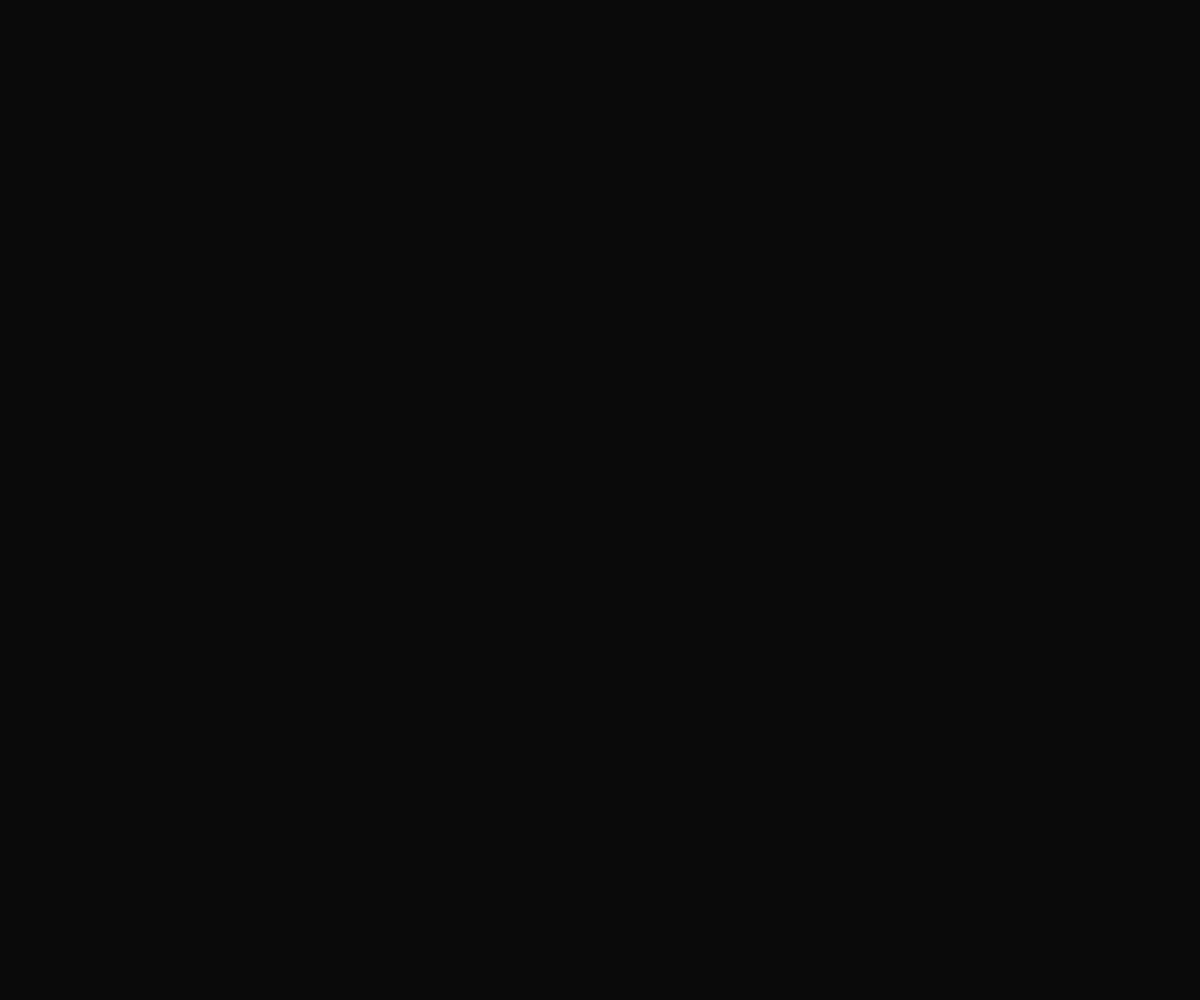
Frame 1 (no input)
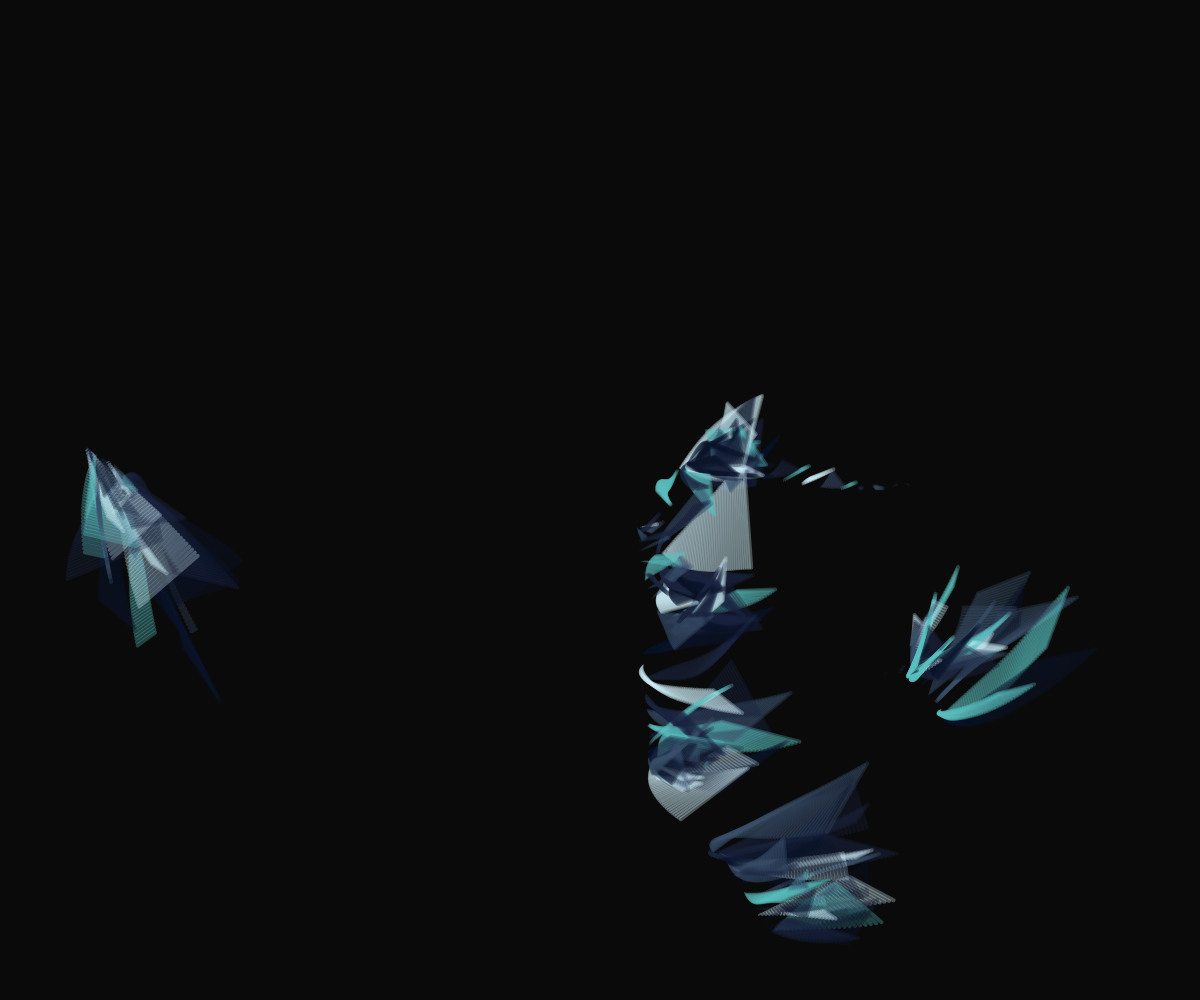
Frame 60 (no input)
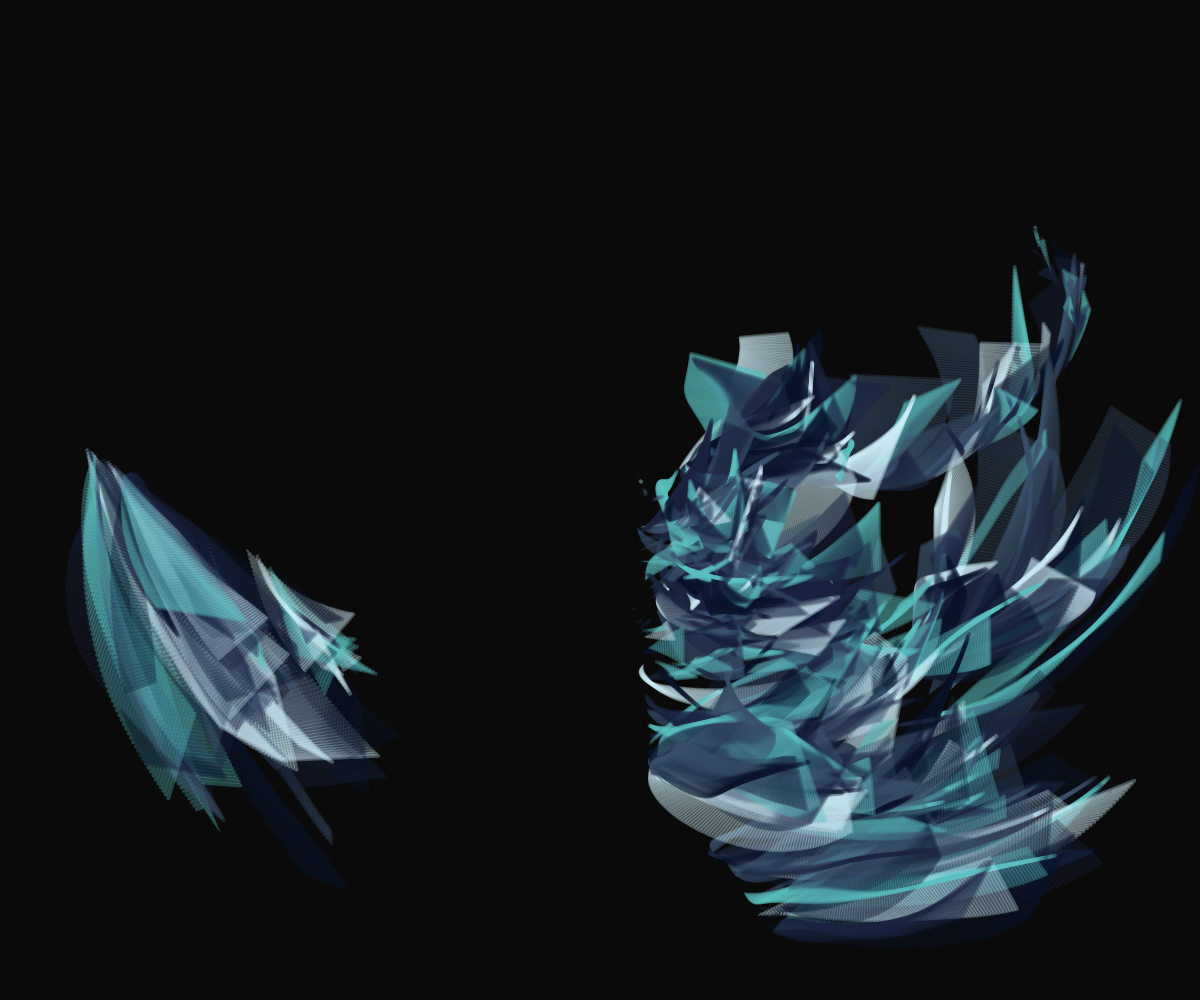
Frame 120 (the mouse pressed at the canvas centre since frame 60)

The p5.js sketch that drew these frames (run headless with seeded random() and noise() and a simulated clock; from frame 60 on, the mouse is pressed at the canvas centre):

// p5.js sketch
// ── sketch.js
let particles = [];
let clusters = [];
let clusterCount = 6;

const flowScale = 0.008;
let radiusLimit;

const tones = [
  "#0B132B",
  "#1C2541",
  "#3A506B",
  "#5BC0BE",
  "#CDEDF6"
];

function setup() {
  createCanvas(windowWidth, windowHeight);
  angleMode(DEGREES);
  rectMode(CENTER);
  noStroke();

  radiusLimit = max(width, height) * 0.7;

  for (let i = 0; i < clusterCount; i++) {
    clusters.push(new Cluster());
  }

  background(10);
}

function draw() {
  let drift = 120;
  let cx = width / 2 + map(noise(frameCount * 0.002, 1), 0, 1, -drift, drift);
  let cy = height / 2 + map(noise(frameCount * 0.002, 2), 0, 1, -drift, drift);

  push();
  translate(cx, cy);
  rotate(map(noise(frameCount * 0.001), 0, 1, -180, 180));

  clusters.forEach(c => c.emit());

  for (let i = particles.length - 1; i >= 0; i--) {
    particles[i].update();
    particles[i].render();

    if (particles[i].dead()) {
      particles.splice(i, 1);
    }
  }

  pop();
}
class Cluster {
  constructor() {
    this.seed = random(1000);
    this.rSeed = random(1000);
    this.aSeed = random(1000);
    this.speed = random(0.5, 1.2);
  }

  emit() {
    let r = map(noise(this.seed * 0.01, this.rSeed), 0, 1, -radiusLimit * 0.2, radiusLimit);
    let a = map(noise(this.seed * 0.002, this.aSeed), 0, 1, -360, 360);

    let px = r * cos(a);
    let py = r * sin(a);

    if (frameCount % 2 === 0) {
      particles.push(new Particle(px, py));
    }

    this.seed += this.speed;
  }
}
class Particle {
  constructor(x, y) {
    this.position = createVector(x, y);
    this.velocity = createVector(0, 0);

    this.lifeSpan = random(50, 90);
    this.life = this.lifeSpan;

    this.noiseOffset = random(1000);
    this.sizeMax = random(20, min(width, height) * 0.12);

    this.color = color(random(tones));
    this.color.setAlpha(80);

    this.rotation = random(360);
    this.decay = random(0.2, 0.6);
  }

  update() {
    let angle = map(
      noise(this.position.x * flowScale, this.position.y * flowScale, this.noiseOffset),
      0, 1,
      -360, 360
    );

    this.velocity.x = cos(angle);
    this.velocity.y = sin(angle);

    this.position.add(this.velocity);

    this.rotation += map(noise(this.noiseOffset), 0, 1, -2, 2);

    this.life -= this.decay;
  }

  dead() {
    return this.life <= 0;
  }

  render() {
    let phase = map(this.life, this.lifeSpan, 0, 0, 180);
    let h = this.sizeMax * sin(phase);

    push();
    translate(this.position.x, this.position.y);
    rotate(this.rotation);

    fill(this.color);
    rect(0, 0, 4, h, 4);

    pop();
  }
}
